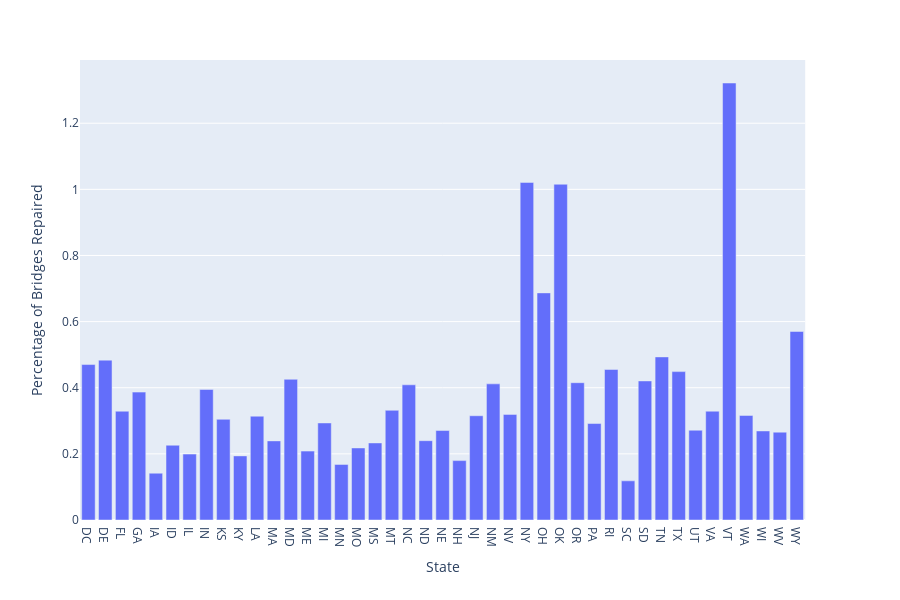

Notebook code for this chart:
### Code cell
df_repair = pd.DataFrame(percent_of_repair)
df_repair['State Name'] =  df_repair.index

df_repair.rename(columns = {'State Name': 'State', \
                             'Number of repair':'Percentage of Bridges Repaired'}, inplace = True)
fig = px.bar(df_repair, x='State', y='Percentage of Bridges Repaired')
fig.show()

### Figure 1 — Plotly figure (JSON) as saved in the notebook; plotly's stock layout.template omitted (floating-point values rounded to 4 significant figures)
{"data": [{"alignmentgroup": "True", "hoverlabel": {"namelength": 0}, "hovertemplate": "State=%{x}<br>Percentage of Bridges Repaired=%{y}", "legendgroup": "", "marker": {"color": "#636efa"}, "name": "", "offsetgroup": "", "orientation": "v", "showlegend": false, "textposition": "auto", "type": "bar", "x": ["DC", "DE", "FL", "GA", "IA", "ID", "IL", "IN", "KS", "KY", "LA", "MA", "MD", "ME", "MI", "MN", "MO", "MS", "MT", "NC", "ND", "NE", "NH", "NJ", "NM", "NV", "NY", "OH", "OK", "OR", "PA", "RI", "SC", "SD", "TN", "TX", "UT", "VA", "VT", "WA", "WI", "WV", "WY"], "xaxis": "x", "y": [0.4701, 0.4835, 0.329, 0.3867, 0.1415, 0.2262, 0.1993, 0.3947, 0.3045, 0.1939, 0.314, 0.2392, 0.4255, 0.2083, 0.2935, 0.1681, 0.2179, 0.2331, 0.3317, 0.4089, 0.2399, 0.2706, 0.1796, 0.3153, 0.4117, 0.3194, 1.021, 0.6869, 1.015, 0.4153, 0.2917, 0.4552, 0.1185, 0.4206, 0.4933, 0.4488, 0.2715, 0.3291, 1.322, 0.3162, 0.2693, 0.2657, 0.5702], "yaxis": "y"}], "layout": {"barmode": "relative", "height": 600, "legend": {"tracegroupgap": 0}, "margin": {"t": 60}, "xaxis": {"anchor": "y", "domain": [0, 0.98], "title": {"text": "State"}}, "yaxis": {"anchor": "x", "domain": [0, 1], "title": {"text": "Percentage of Bridges Repaired"}}}}
